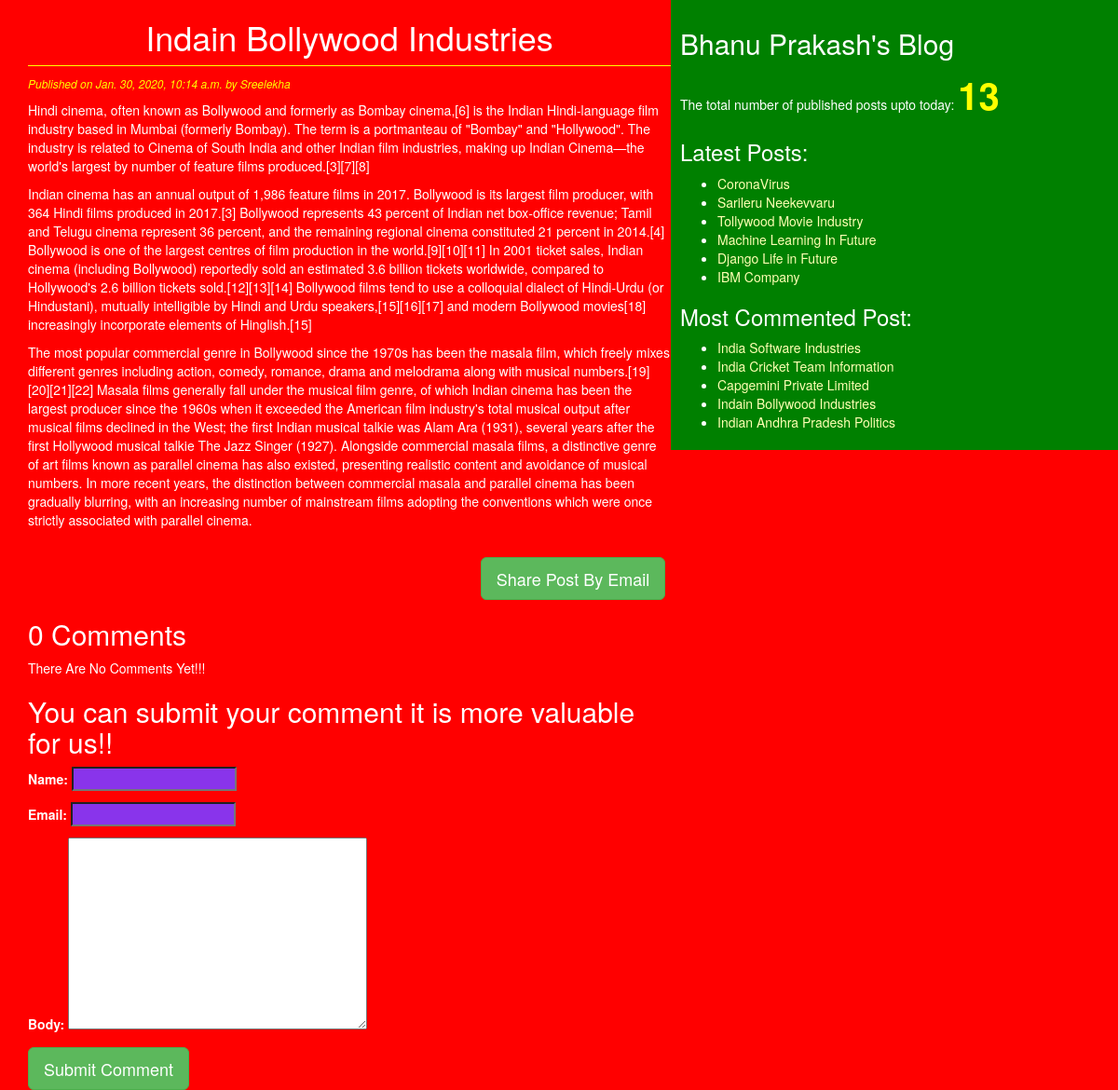
/2020/01/30/indain-bollywood-industries/, run on the app's committed database.
### blogproject1/models.py (models this page shows, shortened)
class Post(models.Model):
    STATUS_CHOICES=(('draft','Draft')),(('published','Published'))
    title=models.CharField(max_length=256)
    slug=models.SlugField(max_length=264,unique_for_date='published')
    author=models.ForeignKey(User,related_name='blog_posts',on_delete=models.PROTECT)
    body=models.TextField()
    published=models.DateTimeField(default=timezone.now)
    created=models.DateTimeField(auto_now_add=True)
    updated=models.DateTimeField(auto_now=True)
    status=models.CharField(max_length=10,choices=STATUS_CHOICES,default='draft')
    objects = CustomManager()
    tags=TaggableManager()
    class Meta:
        ordering = ('published',)
    def get_absolute_url(self):
        return reverse('post_detail',args=[self.published.year,self.published.strftime('%m'),self.published.strftime('%d'),self.slug])

### blogproject1/views.py (the view)
# urls.py: re_path(r'^(?P<year>\d{4})/(?P<month>\d{2})/(?P<day>\d{2})/(?P<post>[-\w]+)/$', views.post_detail_view, name='post_detail'),
def post_detail_view(request,year,month,day,post):
    post=get_object_or_404(Post,slug=post,
    status='published',
    published__year=year,
    published__month=month,
    published__day=day)
    comments=post.comments.filter(active=True)
    csubmit=False
    if request.method=='POST':
        form=CommentForm(request.POST)
        if form.is_valid():
            new_comment=form.save(commit=False)
            new_comment.post=post
            new_comment.save()
            csubmit=True
    else:
        form=CommentForm()
    return render(request,'blogproject1/post_detail.html',{'post':post,'form':form,'csubmit':csubmit,'comments':comments})

### blogproject1/forms.py
class CommentForm(forms.ModelForm):
    class Meta:
        model = Comment
        fields = ('name', 'email', 'body')

### blogproject1/models.py (called while the page is built)
    def get_queryset(self):
        return super().get_queryset().filter(status='published')

### blogproject1/templatetags/blogproject1_tags.py (called while the page is built)
@register.simple_tag(name='my_tag')
def total_posts():
    return Post.objects.count()

@register.inclusion_tag('blogproject1/latest_post123.html')
def show_latest_posts(count=4):
    latest_posts=Post.objects.order_by('-published')[:count]
    return {'latest_posts':latest_posts}

@register.simple_tag
def get_most_commented_posts(count=5):
    return Post.objects.annotate(total_comments=Count('comments')).order_by('-total_comments')[:count]

### templates/blogproject1/post_detail.html (shortened to what this page needs)
{% extends 'blogproject1/base.html' %}
{% block content_block %}
<h1>{{post.title}}</h1>
<p id='date'>Published on {{post.published}} by {{post.author|title}}</p>
{{post.body|linebreaks}}<br>
<div class="container", align='center'>
  <a href="/{{post.id}}/share" class='btn btn-lg btn-success'>Share Post By Email</a>
</div>
{% with comments.count as comments_count %}
<h2>{{comments_count}} Comment{{comments_count|pluralize }} </h2>
{%endwith%}
{% if comments %}
{% for comment in comments %}
  <p id='ch'>Comment {{forloop.count}} by {{comment.name}} on {{comment.created}}</p>
  <div class="cd">
    {{comment.body|linebreaks}}
  </div>
{% endfor%}
<hr>
{% else %}
<p>There Are No Comments Yet!!! </p>
{% endif %}
{% if csubmit%}
<h2>Your Comment Added Successfully </h2>
{% else %}
<h2>You can submit your comment it is more valuable for us!!</h2>
<form method="post">
   {{form.as_p}}
   <input type="submit" name="" value="Submit Comment" class='btn btn-lg btn-success'>
</form>
{% endif %}
{% endblock %}

### templates/blogproject1/base.html (shortened to what this page needs)
<!DOCTYPE html>
{% load static %}
{% load blogproject1_tags %}
<html lang="en" dir="ltr">
  <head>
    <link rel="stylesheet" href="https://maxcdn.bootstrapcdn.com/bootstrap/3.3.7/css/bootstrap.min.css"
>
    <link rel="stylesheet"  href= "{%static "css/blogproject1.css" %}">
  </head>
  <body>
<div class="content">
{% block content_block %}{% endblock %}
</div>
<div class="sidebar">
  <h2>Bhanu Prakash's Blog</h2>
  <p>The total number of published posts upto today: <span id='pcount'>{% my_tag %}</span> </p>
  <h3>Latest Posts:</h3>{% show_latest_posts 6 %}
  <h3>Most Commented Post:</h3>
  {% get_most_commented_posts as most_commented_posts %}
  <ul>
    {% for post in most_commented_posts %}
     <li><a href="{{post.get_absolute_url}}">{{post.title}}</a></li>
     {% endfor %}
  </ul>
</div>
  </body>
</html>

### templates/blogproject1/latest_post123.html (shortened to what this page needs)
<ul>
  {% for post in latest_posts %}
  <li><a href="{{post.get_absolute_url}}">{{post.title}}</a></li>
  {% endfor %}
</ul>

### static/css/blogproject1.css (style rules this page uses)
.content { width: 60%; float: left; padding: 0 0 0 30px; background: red; }
.sidebar { width: 40%; float: right; padding: 10px; background: green; height: 100%; }
h1 { color: white; text-align: center; border-bottom: 1px solid yellow; padding-bottom: 10px; }
#date { color: yellow; font-size: 12px; font-style: italic; }
body { color: white; background: red; }
#pcount { font-size: 40px; color: yellow; font-weight: bold; }
a { color: #ffffb3; }
input { background: #8934eb; color: white; }

### data on the page
Post: title "Indain Bollywood Industries", published "Jan. 30, 2020, 10:14 a.m.", author "Sreelekha", body "Hindi cinema, often known as Bollywood and formerly as Bombay cinema,[6] is the Indian Hindi-language film industry based in Mumbai (formerly Bombay). The term is a portmanteau of \"Bombay\" and \"Hollywood\". The industry is related to Cinema of South India and other Indian film industries, making up Indian Cinema—the world's largest by number of feature films produced.[3][7][8] Indian cinema has an annual output of 1,986 feature films in 2017. Bollywood is its largest film producer, with 364 Hindi films produced in 2017.[3] Bollywood represents 43 percent of Indian net box-office revenue; Tamil and Telugu cinema represent 36 percent, and the remaining regional cinema constituted 21 percent in…"
Post: title "CoronaVirus"
Post: title "Sarileru Neekevvaru"
Post: title "Tollywood Movie Industry"
Post: title "Machine Learning In Future"
Post: title "Django Life in Future"
Post: title "IBM Company"
Post: title "India Software Industries"
Post: title "India Cricket Team Information"
Post: title "Capgemini Private Limited"
Post: title "Indian Andhra Pradesh Politics"

### other printed values
{{ comments_count }} "0"
